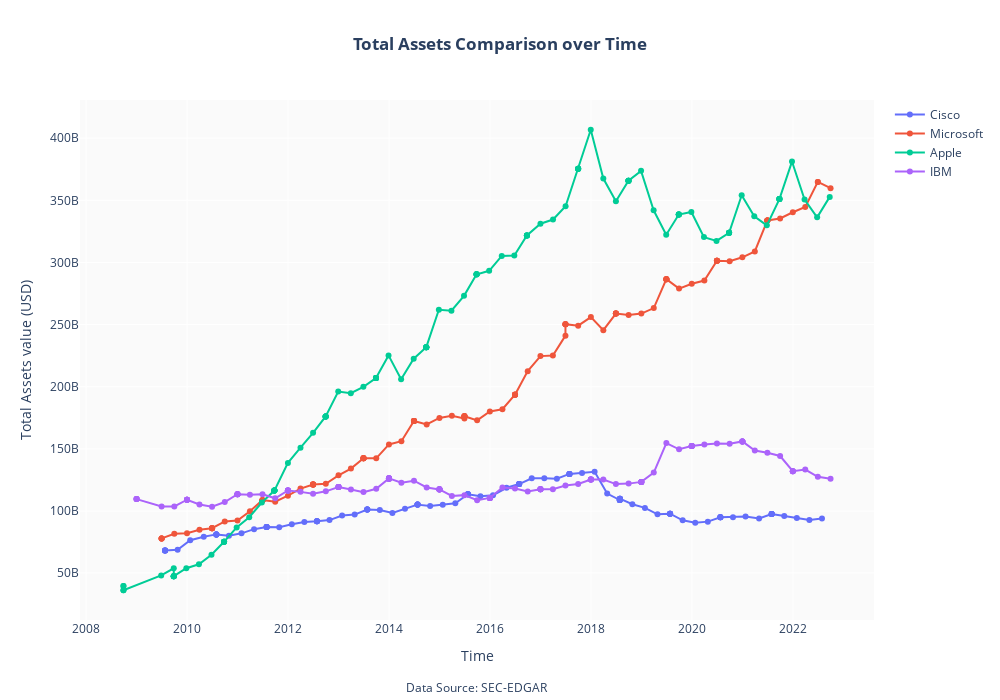

The cell this chart's notebook holds for it:
### Code cell
# Put some titles on the graph

fig.update_layout(
    width=1000,
    height=700,
    paper_bgcolor='white',
    plot_bgcolor='#fafafa',
    hovermode='closest',
    title= "<b> Total Assets Comparison over Time </b>", title_x = .5, 
    xaxis = dict(
        title="Time"
    ),
    yaxis = dict(
        title="Total Assets value (USD)"
    ),  
    showlegend=True,

    annotations = [dict(xref='paper', yref='paper',
                                        x=0.5, y=-0.15,
                                        showarrow=False,
                                        text ='Data Source: SEC-EDGAR')]

)
    
fig.show()
